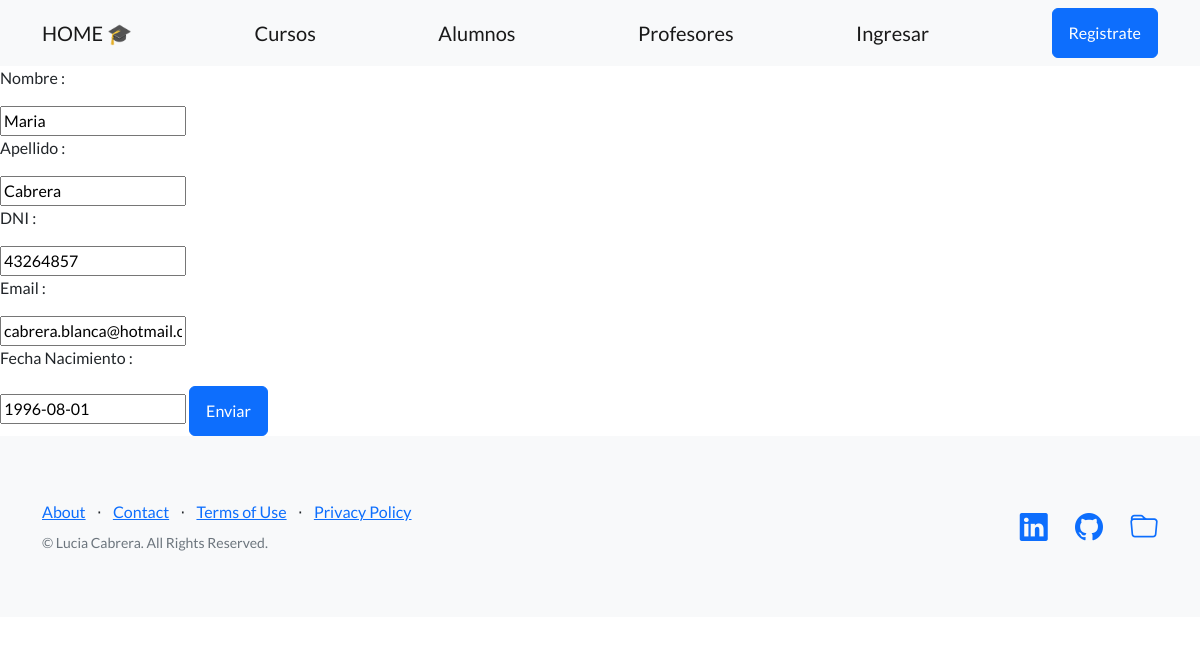
Page /AppCoder/editar_alumnos/1 on the earlier database version.
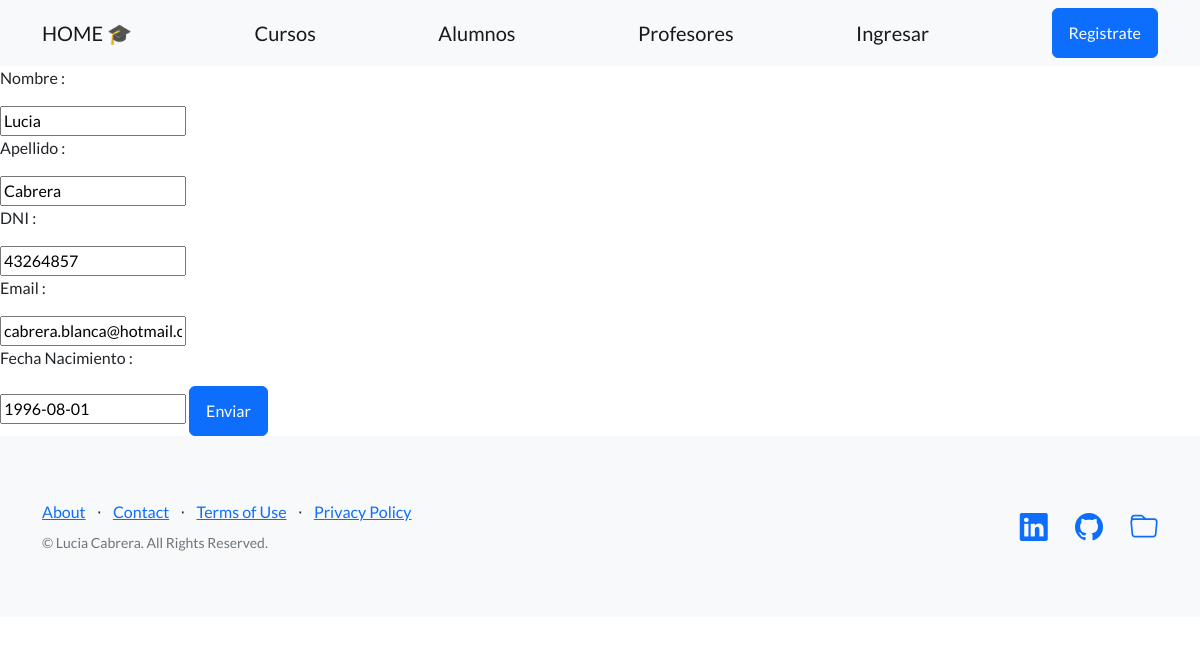
Same page on the later database version.
### AppCoder/models.py (models this page shows, shortened)
class Alumno (models.Model):
    apellido = models.CharField(max_length=256)
    nombre = models.CharField(max_length=256)
    dni = models.IntegerField()
    email = models.EmailField()
    fecha_nacimiento = models.DateField( blank=True, null=True)

### AppCoder/views.py (the view)
# urls.py: path('editar_alumnos/<int:id>', views.editar_alumno, name='editar_alumnos'),
def editar_alumno(request , id):
    alumno = Alumno.objects.get(id=id)
    if request.method == "POST":
        mi_formulario = Alumno_formulario( request.POST )
        if mi_formulario.is_valid():
            datos = mi_formulario.cleaned_data
            alumno.apellido = datos["apellido"]
            alumno.nombre = datos["nombre"]
            alumno.dni = datos["dni"]
            alumno.email = datos["email"]
            alumno.fecha_nacimiento = datos["fecha_nacimiento"]
            alumno.save()
            alumno = Alumno.objects.all()
            return render(request , "ver_alumnos.html" , {"alumno":alumno})
    else:
        mi_formulario = Alumno_formulario(initial={"nombre":alumno.nombre , "apellido":alumno.apellido, "dni": alumno.dni, "email": alumno.email, "fecha_nacimiento": alumno.fecha_nacimiento})
    return render( request , "editar_alumnos.html" , {"mi_formulario": mi_formulario , "alumno":alumno})

### AppCoder/forms.py
class Alumno_formulario(forms.Form):
    apellido = forms.CharField(max_length=256)
    nombre = forms.CharField(max_length=256)
    dni = forms.CharField(max_length=9)
    email = forms.EmailField(required=True)
    fecha_nacimiento = forms.DateField(required=True)

### AppCoder/templates/editar_alumnos.html (shortened to what this page needs)
{% extends "padre.html" %}
{% load static %}
{% block contenido %}
    <form action="{% url 'editar_alumnos' alumno.id%}" method="post">
        <p> Nombre : </p>
        {{mi_formulario.nombre}}
        <p> Apellido : </p>
        {{mi_formulario.apellido}}
        <p> DNI : </p>
        {{mi_formulario.dni}}
        <p> Email : </p>
        {{mi_formulario.email}}
        <p> Fecha Nacimiento : </p>
        {{mi_formulario.fecha_nacimiento}}
        <button class="btn btn-primary">Enviar</button>
    </form>
{% endblock %}

Differences in the rows shown:
changed Alumno "Cabrera": nombre "Maria" → "Lucia"
